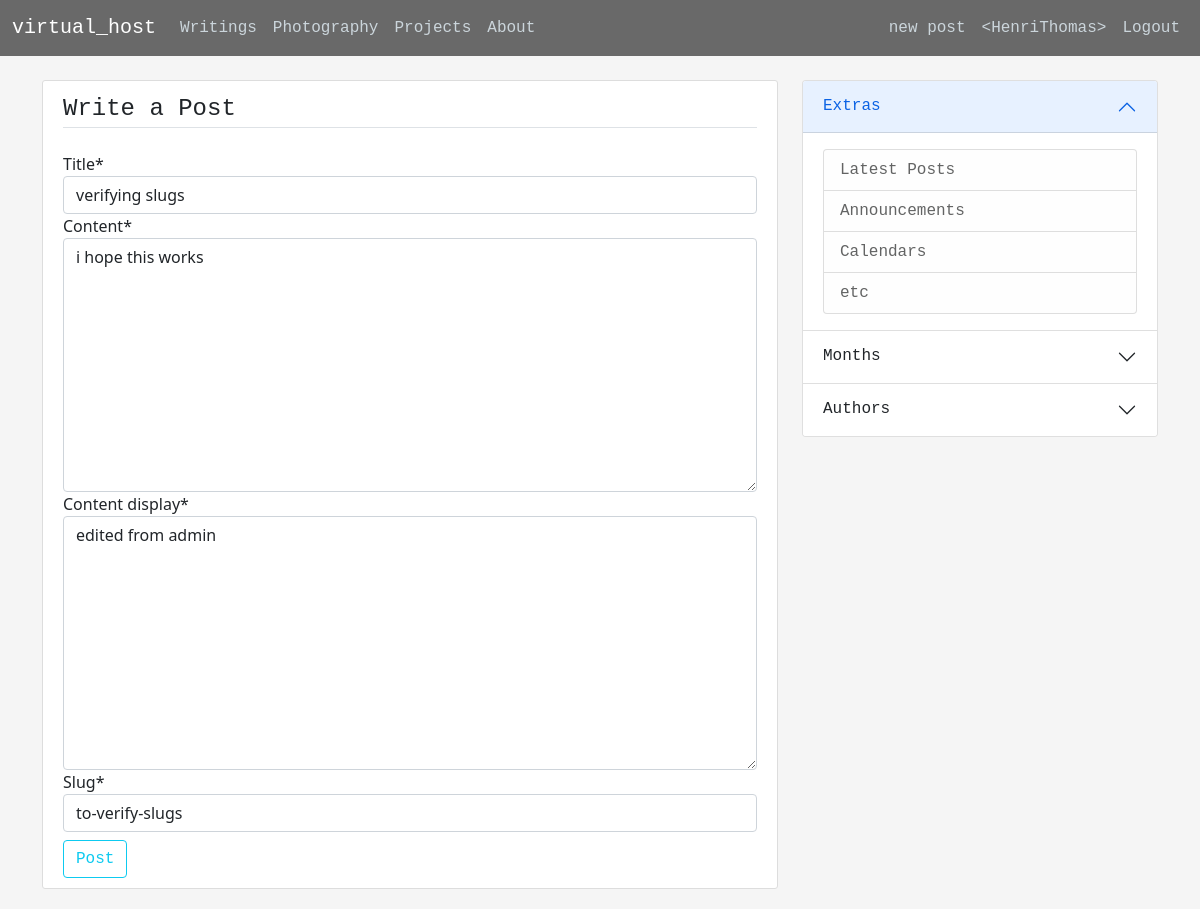
The app's page /post/10/to-verify-slugs/update/ (signed in) with its own data.
### blog/models.py (models this page shows, shortened)
class Post(models.Model):
    title = models.CharField(max_length=250)
    content = models.TextField()
    content_display = models.TextField(max_length=125)
    date_posted = models.DateTimeField(default=timezone.now)
    author = models.ForeignKey(User, on_delete=models.CASCADE)
    slug = models.SlugField(max_length=50)

### blog/views.py (the view, shortened to what this page needs)
# urls.py: path('post/<int:pk>/<slug:slug>/update/', PostUpdateView.as_view(), name='update-post'),
class PostUpdateView(LoginRequiredMixin, UserPassesTestMixin, SuccessMessageMixin, UpdateView):
    model = Post
    fields = ['title', 'content', 'content_display', 'slug']
    success_message = 'Your post has been updated.'
    def test_func(self):
        post = self.get_object()
        if self.request.user == post.author:
            return True
        return False
    def get_context_data(self, **kwargs):
        context = super().get_context_data(**kwargs)
        context['title'] = 'Update'
        return context

### blog/templates/blog/post_form.html (shortened to what this page needs)
{% extends "blog/base.html" %}
{% load crispy_forms_tags %}
{% block content %}
    <div class="content-section">
        <form method="POST">
            <fieldset class="form-group">
                <legend class="legend border-bottom mb-4">Write a Post</legend>
                {{ form|crispy }}
            </fieldset>
            <div class="form-group mt-2">
                <button class="btn btn-outline-info" type="submit">Post</button>
            </div>
        </form>
    </div>
{% endblock content %}

### blog/templates/blog/base.html (shortened to what this page needs)
{% load static %}
<!DOCTYPE html>
<html lang="en">
<head>
    <link href="https://cdn.jsdelivr.net/npm/bootstrap@5.0.0-beta3/dist/css/bootstrap.min.css" rel="stylesheet">
    <link rel="stylesheet" href="https://cdn.jsdelivr.net/npm/bootstrap-icons@1.4.1/font/bootstrap-icons.css">
    <link rel="stylesheet" type="text/css" href="{% static 'blog/main.css' %}">
</head>
<body>
    <header class="site-header">
        <nav class="navbar navbar-expand-md navbar-dark bg-steel fixed-top">
            <div class="container-fluid">
                <a class="navbar-brand mr-4" href="{% url 'blog-home' %}">virtual_host</a>
                <div class="collapse navbar-collapse" id="navbarToggle">
                    <ul class="navbar-nav me-auto">
                        <li class="nav-item">
                            <a class="nav-link" href="{% url 'blog-home' %}">Writings</a>
                        </li>
                        <li class="nav-item">
                            <a class="nav-link" href="#">Photography</a>
                        </li>
                        <li class="nav-item">
                            <a class="nav-link" href="#">Projects</a>
                        </li>
                        <li class="nav-item">
                            <a class="nav-link" href="{% url 'blog-about' %}">About</a>
                        </li>
                    </ul>
                    <div class="d-flex">
                        <ul class="navbar-nav">
                            {% if user.is_authenticated %}
                                <li class="nav-item mr-2">
                                    <a class="nav-link" href="{% url 'create-post' %}">
                                        new post
                                    </a>
                                </li>
                                <li class="nav-item mr-2">
                                    <a class="nav-link" href="{% url 'user-personal-profile' %}">
                                        &#60;{{user.username}}&#62;
                                    </a>
                                </li>
                                <li class="nav-item">
                                    <a class="nav-link" href="{% url 'user-logout' %}">Logout</a>
                                </li>
                            {% endif %}
                        </ul>
                    </div>
                </div>
            </div>
        </nav>
    </header>
    <main role="main" class="container">
        <div class="row">
            <div class="col-md-8">
                {% block content %}{% endblock %}
            </div>
            <div class="col-md-4">
                <div class="accordion" id="accordionExample">
                    <div class="accordion-item">
                      <h2 class="accordion-header" id="headingOne">
                        <button class="accordion-button" type="button" data-bs-toggle="collapse" data-bs-target="#collapseOne" aria-expanded="false" aria-controls="collapseOne">
                          Extras
                        </button>
                      </h2>
                      <div id="collapseOne" class="accordion-collapse collapse show" aria-labelledby="headingOne" data-bs-parent="#accordionExample">
                        <div class="accordion-body">
                            <ul class="list-group">
                                <li class="list-group-item list-group-item-light">Latest Posts</li>
                                <li class="list-group-item list-group-item-light">Announcements</li>
                                <li class="list-group-item list-group-item-light">Calendars</li>
                                <li class="list-group-item list-group-item-light">etc</li>
                            </ul>
                        </div>
                      </div>
                    </div>
                    <div class="accordion-item">
                      <h2 class="accordion-header" id="headingTwo">
                        <button class="accordion-button collapsed" type="button" data-bs-toggle="collapse" data-bs-target="#collapseTwo" aria-expanded="false" aria-controls="collapseTwo">
                            Months
                        </button>
                      </h2>
                    </div>
                    <div class="accordion-item">
                      <h2 class="accordion-header" id="headingThree">
                        <button class="accordion-button collapsed" type="button" data-bs-toggle="collapse" data-bs-target="#collapseThree" aria-expanded="false" aria-controls="collapseThree">
                            Authors
                        </button>
                      </h2>
                    </div>
                </div>
            </div>
        </div>
    </main>
</body>
</html>

### blog/static/blog/main.css (style rules this page uses)
body { background: whitesmoke; margin-top: 5rem; }
h1, h2, h3, h4, h5, h6 { color: #444444; font-family: monospace; }
ul { margin: 0; }
.navbar-brand, .nav-item, .btn, .list-group, .legend { font-family: monospace; }
.bg-steel { background-color: dimgrey; }
.site-header .navbar-nav .nav-link { color: #cbd5db; }
.content-section { background: #ffffff; padding: 10px 20px; border: 1px solid #dddddd; border-radius: 3px; margin-bottom: 20px; }

### records on screen
Post: title "verifying slugs", content "i hope this works", content_display "edited from admin", slug "to-verify-slugs"

### other values on screen
{{ user.username }} "HenriThomas"
